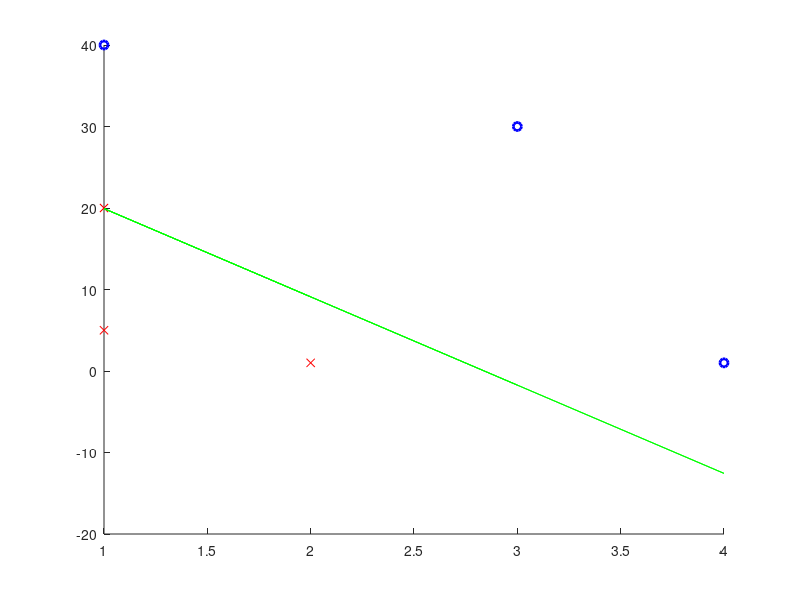

The MATLAB source for this figure:
# initialize matricies and variables
A = [2 1; 1 20; 1 5; 4 1; 1 40; 3 30];
y = [0; 0; 0; 1; 1; 1];
x1= A(:,1);
x2= A(:,2);
m = length(y);        # no. of training examples
theta=zeros(2, 1);  # initialize
theta0=0
theta1=0;             # variable 1 of 2 of linear regression
theta2=0;             # variable 2 of 2 of linear regression
alpha=0.0001;         # learning rate
tolerance=0.001;      # change in objectives from one iteration to next 
                      # stop the loop if less then.

for i = 1 : 30000
  # local variables
  thetatx = theta1*x1 + theta2*x2 + theta0;
  p = exp(-1*thetatx);
  t = 1./ (1+p);
  
  # store thatas in temp variables
  temp1 = theta1 - alpha*sum((t - y).*x1);
  temp2 = theta2 - alpha*sum((t - y).*x2);
  temp3 = theta0 - alpha*sum(t - y);
  
  # update theta variables
  theta1 = temp1;
  theta2 = temp2;
  theta0 = temp3;
  
  # store thatas
  theta(1) = theta1;
  theta(2) = theta2; 
  
  # calculate t again based on new thata values
  t = 1./ (1 + p);
  
  # objective
  obj = -1 * sum(y.* log(t) + (1 - y).* log(1 - t));
  
  OBJ(i) = obj;
  #if (i > 1 && abs(Err(i-1)-e) < 0.001) 
  #  break;
  #endif
end

hold on;
plot(A(1:3,1),A(1:3,2),'rx',A(4:6,1),A(4:6,2),'bo','linewidth',2);
yy = (-1/theta2)*(theta1*x1+theta0);  # gradient discent algorithm. x2 = (1/theta2)(-theta1 * x1 - theta0)
plot(x1,yy,'g-');
hold off;


# evaluate probobility of class 0 and class 1.
#D = [4, 40; 1 8; 2 16];
#for i = 1 : 3
#  thetatxx = theta1*x1 + theta2*x2 + theta0;
#  p = exp(-1*thetatx);
#  t = 1./ (1+p);
#end
#t